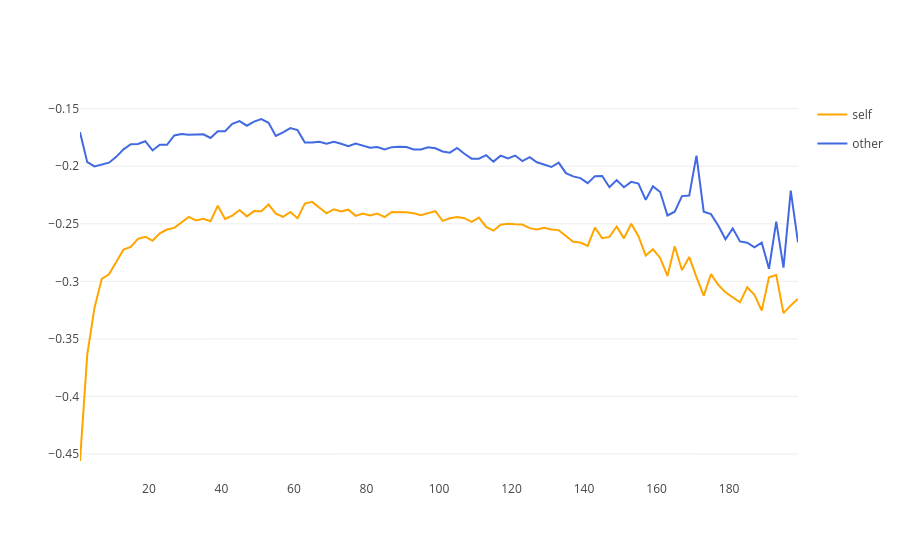

The notebook cell saved with this chart:
### Code cell
sel = df0['self'] == 1
fig.add_trace(
    go.Scatter(
        y = df0[VAL_COL].loc[sel & sel_1].values,
        # x = np.array(range(int((sel & sel_1).sum()))) + 1,
        x = df0['turn_delta'].loc[sel & sel_1].values,
        mode='lines',
        name='self',
        showlegend=True,
        legendgroup='self',
        line = dict(
            color='orange'
        )
    )
)

sel = df0['self'] == 0
fig.add_trace(
    go.Scatter(
        y = df0[VAL_COL].loc[sel & sel_1].values,
        # x = np.array(range(int((sel & sel_1).sum()))) + 1,
        x = df0['turn_delta'].loc[sel & sel_1].values,
        mode='lines',
        name='other',
        showlegend=True,
        legendgroup='other',
        line = dict(
            color='royalblue'
        )
    )
)

fig.update_layout(template='xgridoff')
